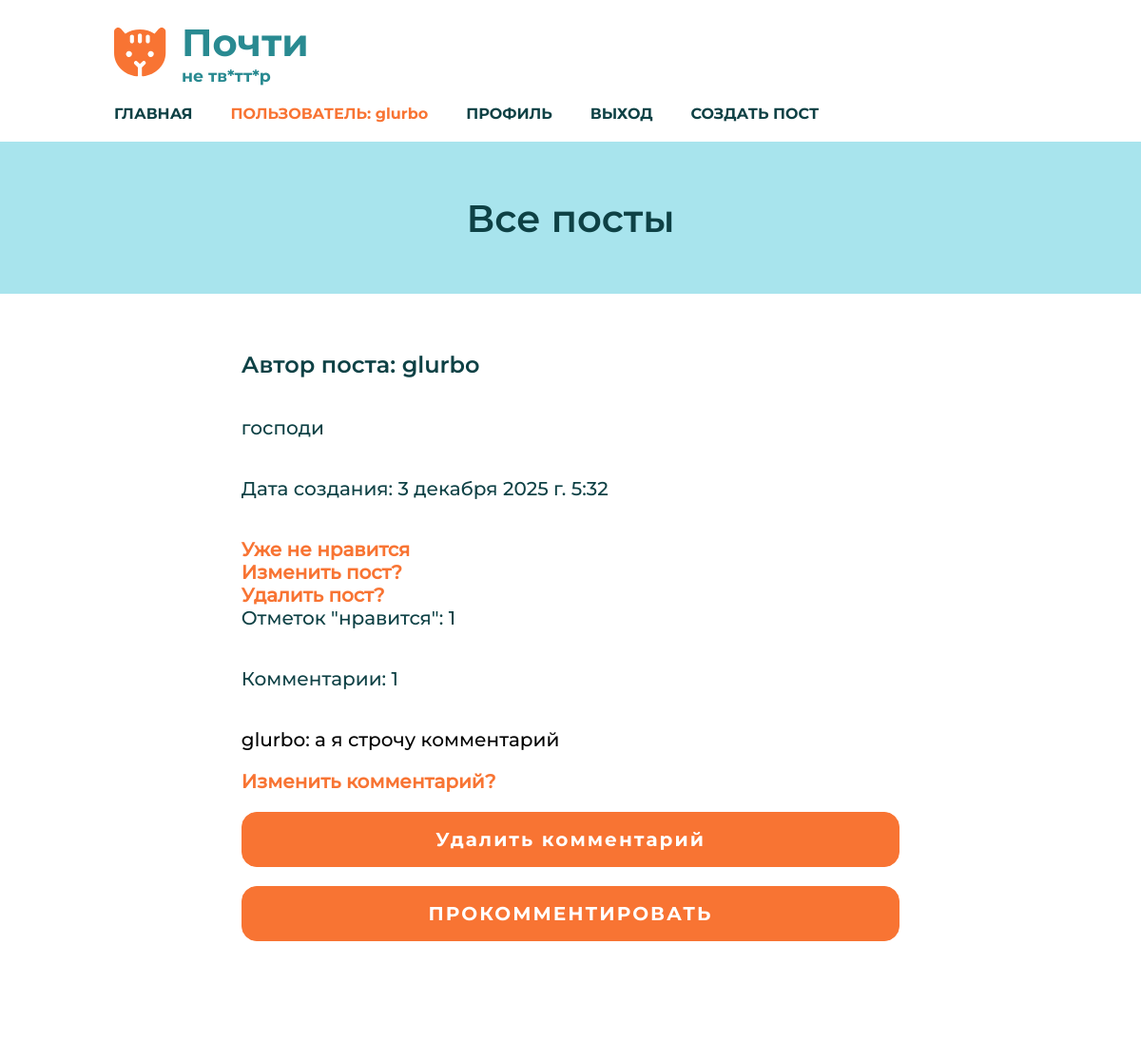
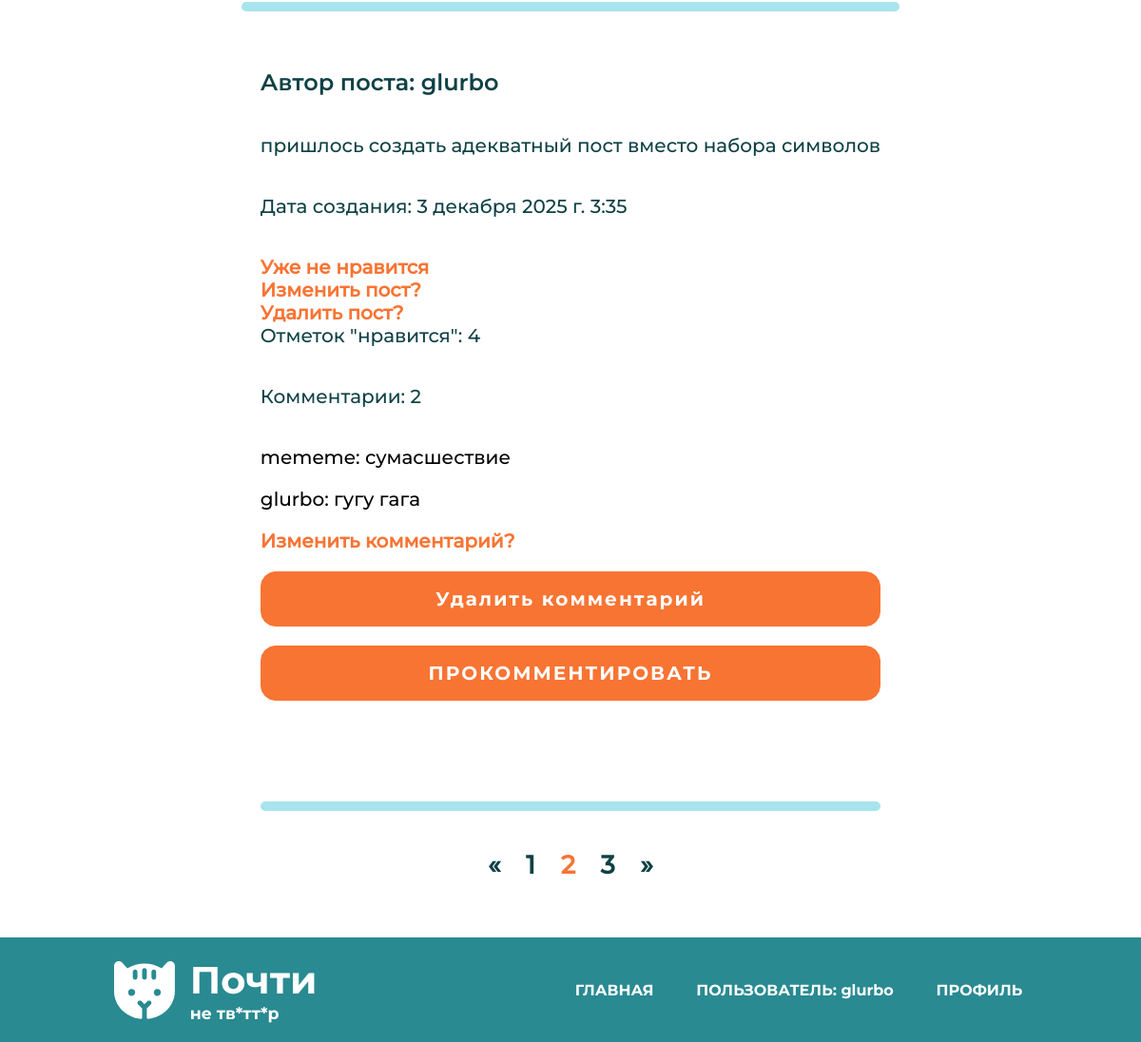
/posts/?page=2 (signed in), run on the app's committed database (2 pictures, top to bottom).
### posts/models.py (models this page shows, shortened)
class ReallyUser(AbstractUser):
    avatar = models.ImageField(upload_to='avatars/', blank=True, null=True,
                               verbose_name='Аватар', default='avatars/image.png')
    biography = models.CharField(max_length=250, verbose_name="Биография", null=True)
    class Meta(AbstractUser.Meta):
        pass

class Post(models.Model):
    post_text = models.TextField(verbose_name="Текст поста")
    author = models.ForeignKey('ReallyUser', on_delete=models.CASCADE, verbose_name='Автор поста', null=True)
    pub_date = models.DateTimeField(default=datetime.now, verbose_name="Дата публикации")
    likes = models.ManyToManyField(settings.AUTH_USER_MODEL, related_name="liked_posts", blank=True)
    class Meta:
        verbose_name = 'Пост'
        verbose_name_plural = 'Посты'

class Comment(models.Model):
    comment_text = models.TextField(verbose_name="Текст комментария")
    post = models.ForeignKey('Post', on_delete=models.CASCADE,
                                      verbose_name="Комментарий к посту", blank=True, null=True)
    commenter = models.ForeignKey('ReallyUser', on_delete=models.CASCADE, verbose_name='Автор комментария', null=True)
    class Meta:
        verbose_name = 'Комментарий'
        verbose_name_plural = 'Комментарии'

### posts/views.py (the view)
# urls.py: path('', views.index, name='index'),
def index(request):
    posts = Post.objects.annotate(comment_count=Count('comment', distinct=True), likes_count=Count('likes', distinct=True)).order_by('-pub_date')[:50]
    paginator = Paginator(posts, 2)
    if 'page' in request.GET:
        page_num = request.GET['page']
    else:
        page_num = 1
    page = paginator.get_page(page_num)
    context = {'posts': page.object_list, 'page': page}
    return render(request, 'index.html', context)

### posts/templates/index.html (shortened to what this page needs)
{% extends "base_generic.html" %}
{% block content %}
<section class="title">
            <h1>Все посты</h1>
        </section>
        <section class="articles-wrapper">
            <div class="articles">
                <div class="four-articles">
                    {% if posts %}
                    {% for post in posts %}
                    <article>
                        <div class="article-inner">
                            <div class="article-text">
                                <h3>Автор поста: {{ post.author }}</h3>
                                <p>{{ post.post_text }}</p>
                                <p>Дата создания: {{ post.pub_date }}</p>
                                 {% if request.user.is_authenticated %}
            <p class="lele">
                <a href="{% url 'toggle_like' pk=post.pk %}">
                    {% if request.user in post.likes.all %}
                        Уже не нравится
                    {% else %}
                        Нравится
                    {% endif %}
                    {% if request.user == post.author %}
                        <a href="{% url 'edit-post' pk=post.pk %}" class="change"><b>Изменить пост?</b></a>
                        <a href="{% url 'delete-post' pk=post.pk %}" class="change"><b>Удалить пост?</b></a>
                    {% endif %}
                </a>
                <span>Отметок "нравится": {{ post.likes_count }}</span>
            </p>
        {% else %}
            <p>Отметок "нравится": {{ post.likes_count }}</p>
        {% endif %}
        <p>Комментарии: {{ post.comment_count }}</p>
                            </div>
                            <div class="article-buttons">
                                {% for comment in post.comment_set.all %}
        <p class="comment">{{ comment.commenter.username }}: {{ comment.comment_text }}</p>
                                 {% if request.user == comment.commenter %}
                            <a href="{% url 'edit-comment' pk=comment.pk %}" class="change"><b>Изменить комментарий?</b></a>
                            <form action="{% url 'delete-comment' pk=comment.pk %}" method="post">
                                <input type="submit" value="Удалить комментарий" class="button"/>
                            </form>
                        {% endif %}
    {% endfor %}
                                <a href="{% url 'add-comment' pk=post.pk %}" class="button">ПРОКОММЕНТИРОВАТЬ</a>
                                <form>
                                    <div class="favourite">
                                        <input class="fav-input" type="checkbox" id="fav1" checked>
                                    </div>
                                </form>
                            </div>
                            <div class="line"></div>
                            {% endfor %}
                            {% if page.paginator.num_pages > 1 %}
    <div class="pagination">
        <div class="pagination-list">
            {% if page.has_previous %}
                <div class="pagination-item">
                    <a href="?page={{ page.previous_page_number }}" class="pagination-link">&laquo;</a>
                </div>
            {% endif %}
            {% for num in page.paginator.page_range %}
                <div class="pagination-item {% if num == page.number %}active{% endif %}">
                    {% if num == page.number %}
                        <span class="pagination-link">{{ num }}</span>
                    {% else %}
                        <a href="?page={{ num }}" class="pagination-link">{{ num }}</a>
                    {% endif %}
                </div>
            {% endfor %}
            {% if page.has_next %}
                <div class="pagination-item">
                    <a href="?page={{ page.next_page_number }}" class="pagination-link">&raquo;</a>
                </div>
            {% endif %}
        </div>
    </div>
                            {% endif %}
                            {% else %}
                             <p>Нет постов :(</p>
                            {% endif %}
                        </div>
                    </article>
                </div>
            </div>
        </section>
{% endblock %}

### posts/templates/base_generic.html (shortened to what this page needs)
<!DOCTYPE html>
<html lang="ru">
<head>
    {% load static %}
    <link rel="stylesheet" href="{% static 'css/style.css' %}" />
</head>
<body>
    <header class="header-wrapper">
        <div class="header">
            <a class="logo" href="{% url 'index' %}">
                <img src="{% static 'media/logo.svg' %}" alt="Логотип">
                <div class="logo-wrapper">
                    <h1>Почти</h1>
                    <h3>не тв*тт*р</h3>
                </div>
            </a>
            <nav class="header-nav">
                <a href="{% url 'index' %}">ГЛАВНАЯ</a>
                {% if user.is_authenticated %}
                <p class="like-link">ПОЛЬЗОВАТЕЛЬ: {{ user.get_username }}</p>
                <a href="{% url 'profile' %}">ПРОФИЛЬ</a>
                <a href="{% url 'logout' %}">ВЫХОД</a>
                <a href="{% url 'create' %}">СОЗДАТЬ ПОСТ</a>
                {% else %}
                    <a href="{% url 'login' %}">ВОЙТИ</a>
                    <a href="{% url 'register' %}">РЕГИСТРАЦИЯ</a>
                {% endif %}
            </nav>
        </div>
    </header>
    <main>
        {% block content %}
        {% endblock %}
    </main>
    <footer>
        <div class="footer-wrapper">
            <a class="logo" href="{% url 'index' %}">
                <img src="{% static 'media/footer-logo.svg' %}" alt="Логотип">
                <div class="logo-wrapper">
                    <h1>Почти</h1>
                    <h3>не тв*тт*р</h3>
                </div>
            </a>
                <nav class="footer-nav">
                    <a href="{% url 'index' %}">ГЛАВНАЯ</a>
                {% if user.is_authenticated %}
                <p class="like-link-f">ПОЛЬЗОВАТЕЛЬ: {{ user.get_username }}</p>
                <a href="{% url 'profile' %}">ПРОФИЛЬ</a>
                {% else %}
                    <a href="{% url 'login' %}">ВОЙТИ</a>
                    <a href="{% url 'register' %}">РЕГИСТРАЦИЯ</a>
                {% endif %}
                </nav>
        </div>
    </footer>
</body>
</html>

### posts/static/css/style.css (style rules this page uses)
* { box-sizing: border-box; margin: 0; padding: 0; }
body { font-family: 'Montserrat Medium', sans-serif; font-size: 15pt; }
main { display: flex; flex-direction: column; row-gap: 1em; }
a { text-decoration: none; }
.header-wrapper { background: #fff; display: flex; justify-content: center; align-items: center; min-height: 4em; padding: 1em 0; }
.header { width: 80%; display: flex; justify-content: space-between; align-items: center; flex-wrap: wrap; gap: 1em; }
.logo { display: flex; column-gap: 0.8em; font-family: 'Montserrat Bold', sans-serif; align-items: center; padding-right: 1em; }
.logo img { max-width: 25%; }
.logo-wrapper { display: flex; flex-direction: column; color: #298A91; }
.logo-wrapper h1 { font-size: 30pt; }
.logo-wrapper h3 { font-size: 13pt; font-weight: normal; }
.header-nav { display: flex; gap: 2em; flex-wrap: wrap; }
.header-nav a, .like-link { font-family: 'Montserrat Bold', sans-serif; color: #0E4145; font-size: 12pt; }
footer { background: #298A91; display: flex; justify-content: center; align-items: center; min-height: 4em; padding: 1em 0; }
.footer-wrapper { width: 80%; display: flex; justify-content: space-between; align-items: center; gap: 1em; flex-wrap: wrap; }
.footer-wrapper .logo-wrapper { display: flex; flex-direction: column; color: #fff; }
.footer-nav { display: flex; width: 50%; justify-content: space-evenly; gap: 2em; flex-wrap: wrap; }
.footer-nav a, .like-link-f { font-family: 'Montserrat Bold', sans-serif; color: #fff; font-size: 12pt; }
.button { color: #fff; font-size: 15pt; font-family: 'Montserrat Bold', sans-serif; background-color: #F87433; border: 1px solid #F87433; border-radius: 0.8em; display: flex; padding: 0.8em; letter-spacing: 0.1em; justify-content: center; width: 100%; }
.title { color:#0E4145; justify-content: center; font-size: 20pt; font-family: 'Montserrat SemiBold', sans-serif; display: flex; min-height: 6em; align-items: center; background-color: #a8e4ed; }
.articles-wrapper { min-height: 50em; display: flex; justify-content: center; padding: 1em 0; }
.articles { width: 80%; display: flex; flex-direction: column; row-gap: 3em; }
article { align-items: center; }
.four-articles { display: flex; align-items: center; flex-direction: column; row-gap: 3em; flex-wrap: wrap; }
.four-articles article { display: flex; column-gap: 2em; border-radius: 0.8em; }
.article-inner { display: flex; flex-direction: column; padding: 1em; row-gap: 2em; }
.article-buttons { display: flex; justify-content: space-between; flex-direction: column; }
.article-text { display: flex; flex-direction: column; row-gap: 2em; color: #0E4145; }
.article-text h3 { font-family: 'Montserrat SemiBold', sans-serif; font-size: 18pt; }
.favourite { width: fit-content; display: flex; justify-content: center; align-items: center; }
.fav-input { appearance: none; position: relative; background-image: url('../media/favourite.svg'); width: 3.5em; height: 3.5em; background-repeat: no-repeat; background-position: center; background-size: contain; }
.fav-input::after { content: ""; position: absolute; width: 0px; height: 0px; background-image: url('../media/favourite-checked.svg'); background-repeat: no-repeat; background-position: center; background-size: contain; }
.fav-input:checked::after { width: 3.5em; height: 3.5em; }
.like-link { color: #F87433; }
.pagination { align-self: center; display: flex; align-items: center; justify-content: center; }
.pagination-list { display: flex; column-gap: 1em; font-weight: bold; font-size: 20pt; color: #F87433; }
.pagination-list a { color: #0E4145; }
.line { border-radius: 0.8em; width: 100%; height: 0.5em; background-color: #a8e4ed; }
.lele { display: flex; flex-direction: column; color:#0E4145; }
.lele a { font-weight: bold; color: #F87433; }
.article-buttons { row-gap: 1em; }
.change { color: #F87433; }

### data on the page
ReallyUser: get_username "glurbo"
Post: author "glurbo", post_text "господи", pub_date "3 декабря 2025 г. 5:32", shows "Уже не нравится", shows "Изменить пост?", likes_count "1", comment_count "1"
Comment: commenter.username "glurbo", comment_text "а я строчу комментарий"
Post: author "glurbo", post_text "пришлось создать адекватный пост вместо набора символов", pub_date "3 декабря 2025 г. 3:35", shows "Уже не нравится", shows "Изменить пост?", likes_count "4", comment_count "2"
Comment: commenter.username "mememe", comment_text "сумасшествие"
Comment: commenter.username "glurbo", comment_text "гугу гага"

### other printed values
{{ num }} "1" "3"
{{ num }} "2"
